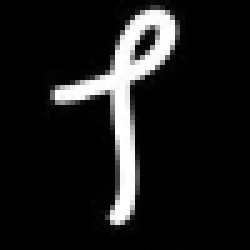
#> input picture hypothesis_2/digit_1.png, 50 x 50 px, found by its file name (shown 5 times larger)
$ python hypothesis_3.py   (older library calls are emulated)
#> lines starting #> are read from the running program, lines starting #| are printed output that depends on the picture; after the words box and inside, x2 and y2 are one past the last pixel; in counts of white or black regions, pixels touching at a corner belong together; long printed decimals are rounded
#!/usr/bin/env python

# Python 2/3 compatibility
from __future__ import print_function

import cv2
import numpy as np

# built-in module
import sys

def split2d(img, cell_size, flatten=True):
    h, w = img.shape[:2]
    sx, sy = cell_size
    cells = [np.hsplit(row, w//sx) for row in np.vsplit(img, h//sy)]
    cells = np.array(cells)
    if flatten:
        cells = cells.reshape(-1, sy, sx)
    #print (cells)
    return cells

if __name__ == '__main__':
    print(__doc__)

    try:
        fn = sys.argv[1]
    except:
        fn = 0

    def nothing(*arg):
        pass

    cv2.namedWindow('edge')
    cv2.createTrackbar('thrs1', 'edge', 2000, 5000, nothing)
    cv2.createTrackbar('thrs2', 'edge', 4000, 5000, nothing)

    img_1 = cv2.imread('../data/digit_1.png',1)
#> img_1 is the input picture: shape (50, 50, 3); min 0, max 255, mean 26.7
    img_2 = cv2.imread('../data/digit_2.png',1)
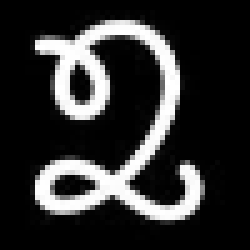
#> input picture hypothesis_2/digit_2.png, 50 x 50 px, found by its file name (shown 5 times larger)
#> img_2 is the input picture: shape (50, 50, 3); min 0, max 255, mean 47.9
    img_3 = cv2.imread('../data/digit_3.png',1)
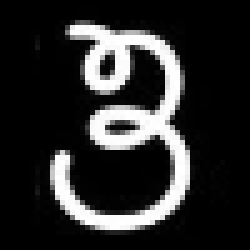
#> input picture hypothesis_2/digit_3.png, 50 x 50 px, found by its file name (shown 5 times larger)
#> img_3 is the input picture: shape (50, 50, 3); min 0, max 255, mean 43.4
    img_4 = cv2.imread('../data/digit_4.png',1)
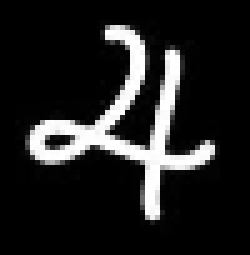
#> input picture hypothesis_2/digit_4.png, 50 x 51 px, found by its file name (shown 5 times larger)
#> img_4 is the input picture: shape (51, 50, 3); min 0, max 255, mean 33.7
    img_5 = cv2.imread('../data/digit_5.png',1)
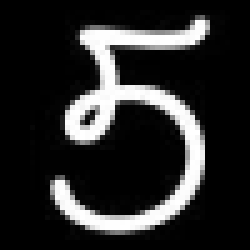
#> input picture hypothesis_2/digit_5.png, 50 x 50 px, found by its file name (shown 5 times larger)
#> img_5 is the input picture: shape (50, 50, 3); min 0, max 255, mean 42.4
    img_test = cv2.imread('../data/4_6.png',1)
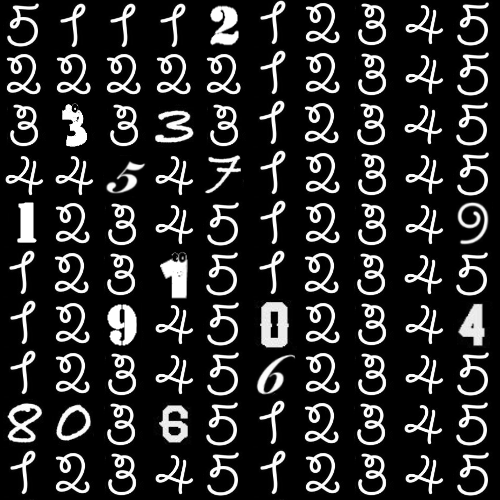
#> input picture hypothesis_2/4_6.png, 500 x 500 px, found by its file name
#> img_test is the input picture: shape (500, 500, 3); mean B, G, R 42.4, 42.4, 42.4

    thrs1 = cv2.getTrackbarPos('thrs1', 'edge')
    thrs2 = cv2.getTrackbarPos('thrs2', 'edge')

    gray = cv2.cvtColor(img_1, cv2.COLOR_BGR2GRAY)
    edge = cv2.Canny(gray, thrs1, thrs2, apertureSize=5)
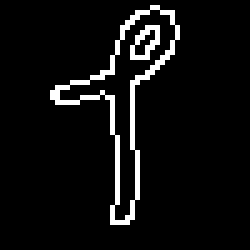
#> edge: shape (50, 50) (shown 5 times larger); 6% white in thin lines or dots, all inside (x1, y1, x2, y2) = (10, 1, 36, 45)

    (cnts,a,b) = cv2.findContours(edge.copy(), cv2.RETR_TREE, cv2.CHAIN_APPROX_SIMPLE)
#> a = 4 contours, 1 with area under 20; largest, box (x1, y1, x2, y2) and area: (10, 1, 36, 45) 288, (11, 1, 36, 45) 270, (26, 5, 32, 12) 20; b = [[-1, -1, 1, -1], [-1, -1, 2, 0], [-1, -1, 3, 1], [-1, -1, -1, 2]]
    a = sorted(a, key = cv2.contourArea, reverse = True)[:1]
#> a = 1 contour; box (x1, y1, x2, y2) and area: (10, 1, 36, 45) 288
    area_1 = cv2.arcLength(a[0],True)
#> area_1 = 125.8
    print (area_1)
#| 125.841

    gray = cv2.cvtColor(img_2, cv2.COLOR_BGR2GRAY)
    edge = cv2.Canny(gray, thrs1, thrs2, apertureSize=5)
#> edge: shape (50, 50); 12.4% white in thin lines or dots, all inside (x1, y1, x2, y2) = (7, 4, 41, 45)

    (cnts,a,b) = cv2.findContours(edge.copy(), cv2.RETR_TREE, cv2.CHAIN_APPROX_SIMPLE)
#> a = 6 contours; box (x1, y1, x2, y2) and area: (7, 4, 41, 45) 557, (7, 4, 41, 45) 501, (10, 34, 19, 40) 30, (10, 34, 19, 40) 26, (14, 13, 19, 21) 24, (14, 13, 19, 21) 20; b = [[-1, -1, 1, -1], [-1, -1, 2, 0], [4, -1, 3, 1], [-1, -1, -1, 2], [-1, 2, 5, 1], [-1, -1, -1, 4]]
    a = sorted(a, key = cv2.contourArea, reverse = True)[:1]
#> a = 1 contour; box (x1, y1, x2, y2) and area: (7, 4, 41, 45) 557
    area_2 = cv2.arcLength(a[0],True)
#> area_2 = 243.5
    print (area_2)
#| 243.480

    gray = cv2.cvtColor(img_3, cv2.COLOR_BGR2GRAY)
    edge = cv2.Canny(gray, thrs1, thrs2, apertureSize=5)
#> edge: shape (50, 50); 10.9% white in thin lines or dots, all inside (x1, y1, x2, y2) = (10, 4, 38, 47)

    (cnts,a,b) = cv2.findContours(edge.copy(), cv2.RETR_TREE, cv2.CHAIN_APPROX_SIMPLE)
#> a = 6 contours, 4 with area under 20; largest, box (x1, y1, x2, y2) and area: (10, 4, 38, 47) 470, (10, 4, 38, 47) 426
    a = sorted(a, key = cv2.contourArea, reverse = True)[:1]
#> a = 1 contour; box (x1, y1, x2, y2) and area: (10, 4, 38, 47) 470
    area_3 = cv2.arcLength(a[0],True)
#> area_3 = 230.8
    print (area_3)
#| 230.752

    gray = cv2.cvtColor(img_4, cv2.COLOR_BGR2GRAY)
#> gray: shape (51, 50)
    edge = cv2.Canny(gray, thrs1, thrs2, apertureSize=5)
#> edge: shape (51, 50); 8.8% white in thin lines or dots, all inside (x1, y1, x2, y2) = (5, 5, 43, 45)

    (cnts,a,b) = cv2.findContours(edge.copy(), cv2.RETR_TREE, cv2.CHAIN_APPROX_SIMPLE)
#> a = 4 contours, 2 with area under 20; largest, box (x1, y1, x2, y2) and area: (5, 5, 43, 45) 370, (5, 5, 43, 44) 336; b = [[-1, -1, 1, -1], [-1, -1, 2, 0], [-1, -1, 3, 1], [-1, -1, -1, 2]]
    a = sorted(a, key = cv2.contourArea, reverse = True)[:1]
#> a = 1 contour; box (x1, y1, x2, y2) and area: (5, 5, 43, 45) 370
    area_4 = cv2.arcLength(a[0],True)
#> area_4 = 204.3
    print (area_4)
#| 204.267

    gray = cv2.cvtColor(img_5, cv2.COLOR_BGR2GRAY)
#> gray: shape (50, 50)
    edge = cv2.Canny(gray, thrs1, thrs2, apertureSize=5)
#> edge: shape (50, 50); 10.6% white in thin lines or dots, all inside (x1, y1, x2, y2) = (10, 3, 42, 47)

    (cnts,a,b) = cv2.findContours(edge.copy(), cv2.RETR_TREE, cv2.CHAIN_APPROX_SIMPLE)
#> a = 4 contours, 2 with area under 20; largest, box (x1, y1, x2, y2) and area: (10, 3, 42, 47) 436, (10, 3, 42, 47) 386
    a = sorted(a, key = cv2.contourArea, reverse = True)[:1]
#> a = 1 contour; box (x1, y1, x2, y2) and area: (10, 3, 42, 47) 436
    area_5 = cv2.arcLength(a[0],True)
#> area_5 = 234.7
    print (area_5)
#| 234.652

    gray = cv2.cvtColor(img_test, cv2.COLOR_BGR2GRAY)
#> gray: shape (500, 500)
    #edge = cv2.Canny(gray, thrs1, thrs2, apertureSize=5)
    digits = split2d(gray, (50, 50))
#> in split2d, `cells = [np.hsplit(row, w//sx) for row in np.vsplit(img, h//sy)]`: cells = 10 items
    print (len(digits))
#| 100
    h, w = gray.shape[:2]
#> h = 500
    print (w)
#| 500
    sx = 50
    x = w/sx
#> x = 10
    mas_false = []
    for c in digits:
        edge = cv2.Canny(c, thrs1, thrs2, apertureSize=5)
        (cnts,a,b) = cv2.findContours(edge.copy(), cv2.RETR_TREE, cv2.CHAIN_APPROX_SIMPLE)
        a = sorted(a, key = cv2.contourArea, reverse = True)[:1]
        area_test = cv2.arcLength(a[0],True)
        print (area_test)
        if (abs(area_test - area_1) <= 5 or abs(area_test - area_2) <= 5 or abs(area_test - area_3) <= 5 or abs(area_test - area_4) <= 5 or abs(area_test - area_5) <= 5):
            print ("true")
            mas_false.append(1)
        else:
            print ("false")
            mas_false.append(0)
#> this loop made 100 passes
#> area_test on passes 2, 3, 4, 6, 16, 21, 22, 23, 25, 36, 46, 54: 125.8, 125.8, 125.8, 125.8, 125.8, 230.8, 144, 230.8, 230.8, 125.8, 125.8, 157.3
#> (a, area_test) on passes 1, 7, 8, 9, 10, 11: (1 contour; box (x1, y1, x2, y2) and area: (7, 3, 39, 47) 436, 234.7), (1 contour; box (x1, y1, x2, y2) and area: (6, 3, 40, 44) 557, 243.5), (1 contour; box (x1, y1, x2, y2) and area: (8, 3, 36, 46) 470, 230.8), (1 contour; box (x1, y1, x2, y2) and area: (5, 5, 43, 45) 370, 204.3), (1 contour; box (x1, y1, x2, y2) and area: (7, 2, 39, 46) 436, 234.7), (1 contour; box (x1, y1, x2, y2) and area: (7, 4, 41, 45) 557, 243.5)
#> (printed output is left out)
#> pass 2, `edge = cv2.Canny(c, thrs1, thrs2, apertureSize=5)`:
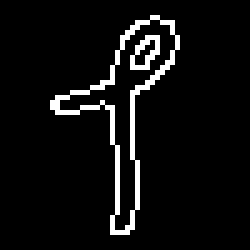
#> edge: shape (50, 50) (shown 5 times larger); 6% white in thin lines or dots, all inside (x1, y1, x2, y2) = (10, 3, 36, 47)
#> after the loop, mas_false = 100 values, max 1 at index 0, min 0 at index 4, mean 0.85
    count = 0
    for i in mas_false:
        if count < x:
            print (i, end = ' ')
            #print (" ")
            count = count + 1
        else:
            count = 1
            print ('\n', end = '')
            print (i, end = ' ')
#> this loop made 100 passes
#> (i, count) on passes 3 to 14: (1, 3), (1, 4), (0, 5), (1, 6), (1, 7), (1, 8), (1, 9), (1, 10), (1, 1), (1, 2), (1, 3), (1, 4)
#> count on passes 1, 2, 61, 62, 63, 64: 1, 2, 1, 2, 3, 4
#| 1
#| 1
#| 1
#| 1
#| 0
#| 1
#| 1
#| 1
#> (further printed lines are left out)
    print ('\n', end = '')
    cv2.imshow('edge', img_test)
    cv2.waitKey(0)
    cv2.destroyAllWindows()
